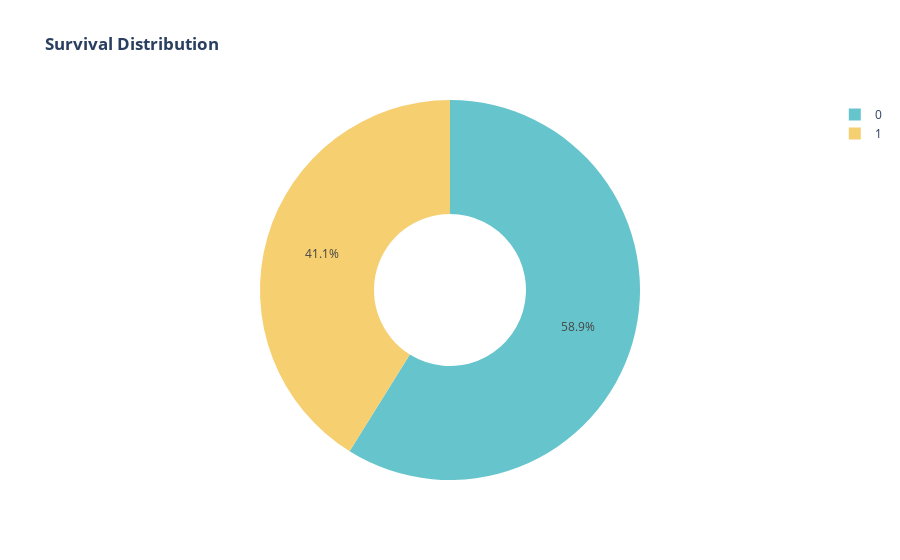

Notebook code cell kept with this figure:
### Code cell
px.pie(df, names='Survived',
            title='<b>Survival Distribution</b>',
            color_discrete_sequence=px.colors.qualitative.Pastel,
            hole=0.4)

### Figure 1 — Plotly figure (JSON) as saved in the notebook; plotly's stock layout.template omitted (floating-point values rounded to 4 significant figures; data arrays with more than 128 entries replaced by an {"elided": "..."} marker saying what was removed)
{"data": [{"domain": {"x": [0, 1], "y": [0, 1]}, "hole": 0.4, "hovertemplate": "Survived=%{label}<extra></extra>", "labels": {"elided": "773 int values"}, "legendgroup": "", "name": "", "showlegend": true, "type": "pie"}], "layout": {"legend": {"tracegroupgap": 0}, "piecolorway": ["rgb(102, 197, 204)", "rgb(246, 207, 113)", "rgb(248, 156, 116)", "rgb(220, 176, 242)", "rgb(135, 197, 95)", "rgb(158, 185, 243)", "rgb(254, 136, 177)", "rgb(201, 219, 116)", "rgb(139, 224, 164)", "rgb(180, 151, 231)", "rgb(179, 179, 179)"], "title": {"text": "<b>Survival Distribution</b>"}}}
